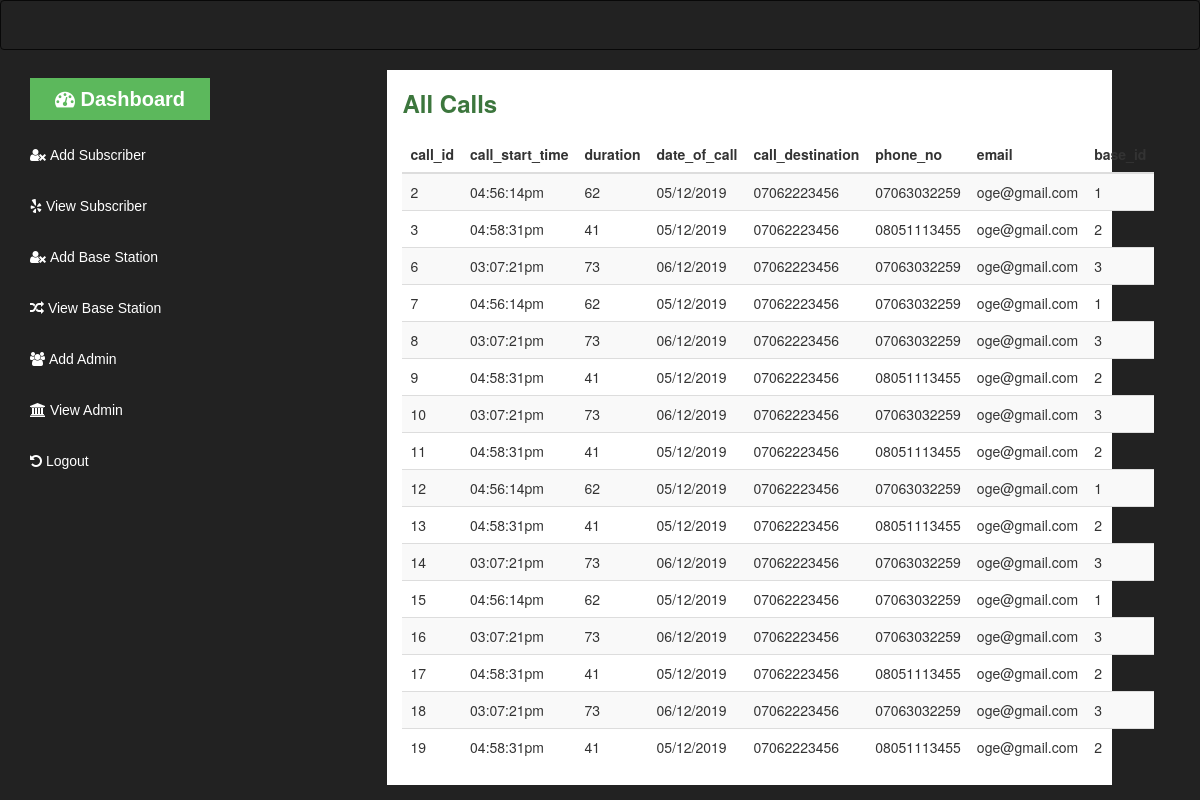
The app's page /admin-home.php with its own data.
### tables this page shows
CREATE TABLE `calls` (
  `call_id` int(11) NOT NULL,
  `call_start_time` varchar(100) NOT NULL,
  `duration` varchar(100) NOT NULL,
  `date_of_call` varchar(100) NOT NULL,
  `call_destination` varchar(11) NOT NULL,
  `phone_no` varchar(11) NOT NULL,
  `email` varchar(255) NOT NULL,
  `base_id` varchar(10) NOT NULL
);

### admin-home.php (the view, shortened to what this page needs)
<?php include 'core/init.php';  ?>
<!DOCTYPE html>
<html lang="en">
<head>
		<link rel="stylesheet" href="assets/css/font/css/font-awesome.css" />
		<link rel="stylesheet" href="assets/css/bootstrap.css"/>
		<link rel="stylesheet" href="assets/css/style-complete.css"/>
</head>
<body style="background:#222;">
</body>
	<nav class="navbar navbar-inverse"></nav>
	<div class="container-fluid">
		<div class="row" id="mynav">
			<div class="col-md-3">
				<div class="col-sm-12 drop">
					<a href = "admin-home.php" style="color:white;font-size:20px; font-weight: bolder;background-color:
#5cb85c;padding:10px 25px;"><i class="fa fa-dashboard"></i>&nbsp;Dashboard</a>
				</div>
				<div class="col-sm-12 drop">
					<a href="add-subscriber.php" style="color:white;"><i class="fa fa-user-times"></i>&nbsp;Add Subscriber</a>
				</div>
				<div class="col-sm-12 drop">
					<a href="view-subscriber.php" style="color:white;"><i class="fa fa-yelp"></i>&nbsp;View Subscriber</a>
				</div>
				<div class="col-sm-12 drop">
					<a href="add-base.php" style="color:white;"><i class="fa fa-user-times"></i>&nbsp;Add Base Station</a>
				</div>
				<div class="col-sm-12 drop">
					<a href="view-base.php" style="color:white;"><i class="fa fa-random"></i>&nbsp;View Base Station</a>
				</div>
				<div class="col-sm-12 drop">
					<a href="add-admin.php" style="color:white;"><i class="fa fa-users"></i>&nbsp;Add Admin</a>
				</div>
				<div class="col-sm-12 drop">
					<a href="view-admin.php" style="color:white;"><i class="fa fa-university"></i>&nbsp;View Admin</a>
				</div>
				<div class="col-sm-12 drop">
					<a href="logout.php" style="color:white;"><i class="fa fa-undo"></i>&nbsp;Logout</a>
				</div>
			</div>
			<div class="col-md-9">
				<div class="col-sm-10 col-sm-offset-1" style="background-color:white;">
					<h3 class="text-success" style="font-weight: bold;margin-bottom:20px;">All Calls</h3>
					<table class="table table-striped table-hover">
						<thead>
							<th>call_id</th>
							<th>call_start_time</th>
							<th>duration</th>
							<th>date_of_call</th>
							<th>call_destination</th>
							<th>phone_no</th>
							<th>email</th>
							<th>base_id</th>
						</thead>
						<tbody>
							<?php
							$stm = $pdo->prepare("SELECT * FROM calls");
							$stm->execute();
							if ($stm->rowCount() > 0) {
								while($rows = $stm->fetchObject()){
									echo "<tr>";
									echo "<td>$rows->call_id</td>";
									echo "<td>$rows->call_start_time</td>";
									echo "<td>$rows->duration</td>";
									echo "<td>$rows->date_of_call</td>";
									echo "<td>$rows->call_destination</td>";
									echo "<td>$rows->phone_no</td>";
									echo "<td>$rows->email</td>";
									echo "<td>$rows->base_id</td>";
									echo "</tr>";
								}
							}
							 ?>
						</tbody>
					</table>
				</div>
			</div>
		</div>
	</div>
</body>
</html>

### assets/css/style-complete.css (style rules this page uses)
* { margin: 0; padding: 0; }
#mynav .drop { margin-top:15px; margin-bottom: 15px; }
#mynav .drop a { font-family: sans-serif; font-size: 14px; }

### records on screen
calls: call_id "2", call_start_time "04:56:14pm", duration "62", date_of_call "05/12/2019", call_destination "07062223456", phone_no "07063032259", email "oge@gmail.com", base "1"
calls: call_id "3", call_start_time "04:58:31pm", duration "41", date_of_call "05/12/2019", call_destination "07062223456", phone_no "08051113455", email "oge@gmail.com", base "2"
calls: call_id "6", call_start_time "03:07:21pm", duration "73", date_of_call "06/12/2019", call_destination "07062223456", phone_no "07063032259", email "oge@gmail.com", base "3"
calls: call_id "7", call_start_time "04:56:14pm", duration "62", date_of_call "05/12/2019", call_destination "07062223456", phone_no "07063032259", email "oge@gmail.com", base "1"
calls: call_id "8", call_start_time "03:07:21pm", duration "73", date_of_call "06/12/2019", call_destination "07062223456", phone_no "07063032259", email "oge@gmail.com", base "3"
calls: call_id "9", call_start_time "04:58:31pm", duration "41", date_of_call "05/12/2019", call_destination "07062223456", phone_no "08051113455", email "oge@gmail.com", base "2"
calls: call_id "10", call_start_time "03:07:21pm", duration "73", date_of_call "06/12/2019", call_destination "07062223456", phone_no "07063032259", email "oge@gmail.com", base "3"
calls: call_id "11", call_start_time "04:58:31pm", duration "41", date_of_call "05/12/2019", call_destination "07062223456", phone_no "08051113455", email "oge@gmail.com", base "2"
calls: call_id "12", call_start_time "04:56:14pm", duration "62", date_of_call "05/12/2019", call_destination "07062223456", phone_no "07063032259", email "oge@gmail.com", base "1"
calls: call_id "13", call_start_time "04:58:31pm", duration "41", date_of_call "05/12/2019", call_destination "07062223456", phone_no "08051113455", email "oge@gmail.com", base "2"
calls: call_id "14", call_start_time "03:07:21pm", duration "73", date_of_call "06/12/2019", call_destination "07062223456", phone_no "07063032259", email "oge@gmail.com", base "3"
calls: call_id "15", call_start_time "04:56:14pm", duration "62", date_of_call "05/12/2019", call_destination "07062223456", phone_no "07063032259", email "oge@gmail.com", base "1"
calls: call_id "16", call_start_time "03:07:21pm", duration "73", date_of_call "06/12/2019", call_destination "07062223456", phone_no "07063032259", email "oge@gmail.com", base "3"
calls: call_id "17", call_start_time "04:58:31pm", duration "41", date_of_call "05/12/2019", call_destination "07062223456", phone_no "08051113455", email "oge@gmail.com", base "2"
calls: call_id "18", call_start_time "03:07:21pm", duration "73", date_of_call "06/12/2019", call_destination "07062223456", phone_no "07063032259", email "oge@gmail.com", base "3"
calls: call_id "19", call_start_time "04:58:31pm", duration "41", date_of_call "05/12/2019", call_destination "07062223456", phone_no "08051113455", email "oge@gmail.com", base "2"
